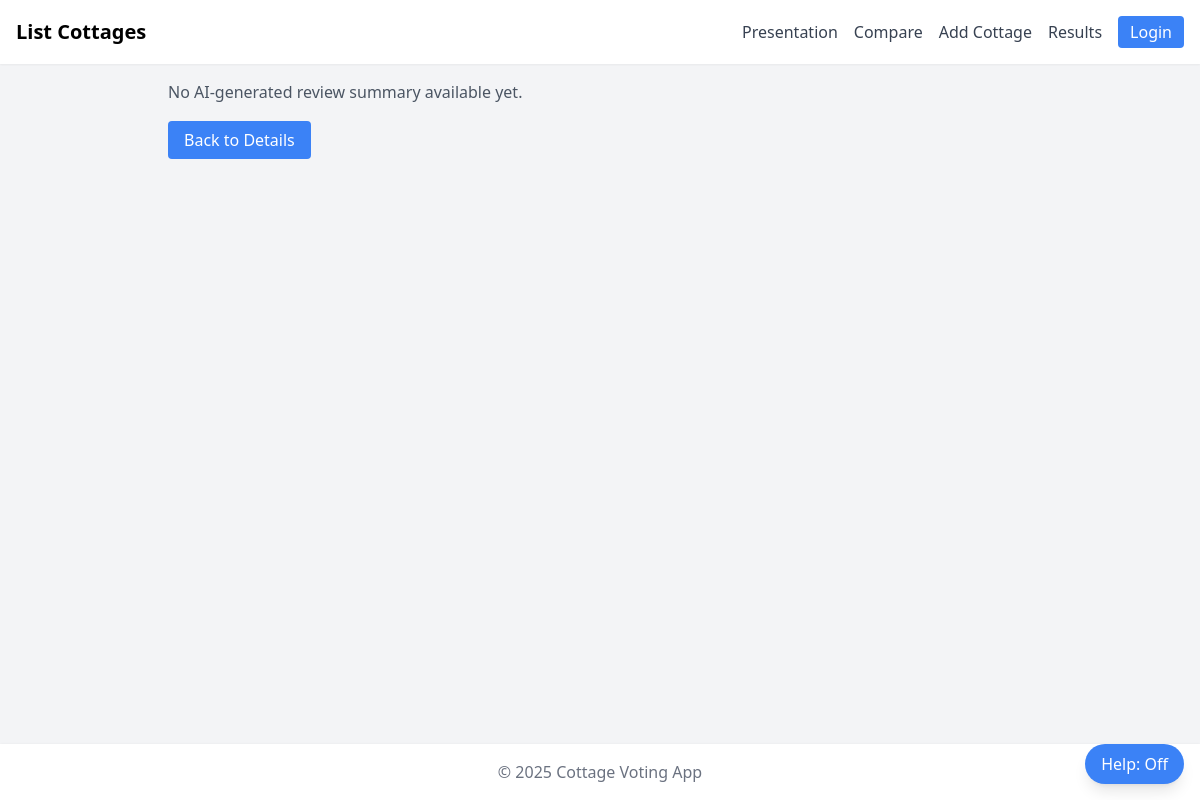
Page /reviews/17 on the earlier database version.
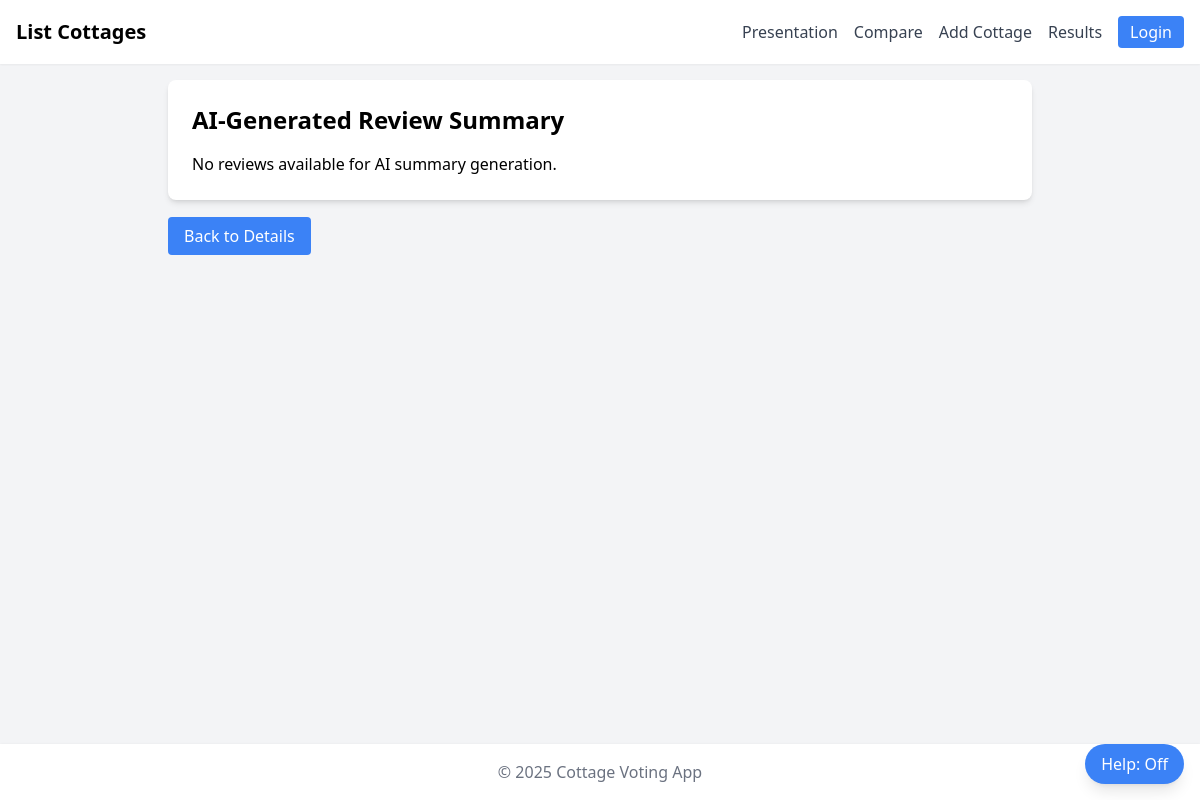
Same page on the later database version.
### tables this page shows
CREATE TABLE "cottages" (
	"id"	INTEGER,
	"name"	TEXT NOT NULL,
	"location"	TEXT,
	"price"	TEXT,
	"beds"	INTEGER DEFAULT 1,
	"dogs_allowed"	INTEGER DEFAULT 0,
	"image"	TEXT,
	"description"	TEXT,
	"submitted_by"	TEXT,
	"votes"	INTEGER DEFAULT 0,
	"created_at"	DATETIME DEFAULT (datetime('now')),
	"url"	TEXT,
	"hottub"	INTEGER DEFAULT 0,
	"secure_garden"	INTEGER DEFAULT 0,
	"ev_charging"	INTEGER DEFAULT 0,
	"parking"	INTEGER DEFAULT 0,
	"log_burner"	INTEGER DEFAULT 0,
	"high_chair"	INTEGER DEFAULT 0,
	"cot"	INTEGER DEFAULT 0,
	"  ai_review_summary TEXT,
"	TEXT, ai_review_summary TEXT,
	PRIMARY KEY("id" AUTOINCREMENT)
);

### app.py (the view)
@app.route('/reviews/<int:cottage_id>')
def reviews(cottage_id):
    db = get_db()
    cottage = db.execute(
        'SELECT * FROM cottages WHERE id = ?',
        (cottage_id,)
    ).fetchone()
    if cottage is None:
        return redirect(url_for('cottages'))
    return render_template('reviews.html', cottage=cottage)

### app.py (called while the page is built)
@app.context_processor
def inject_now():
    return {
        'now': datetime.now,
        'allow_admin_override': app.config.get('ALLOW_ADMIN_OVERRIDE', False),
        'admin_users': app.config.get('ADMIN_USERS', [])
    }

def get_db():
    db = getattr(g, '_database', None)
    if db is None:
        db = g._database = sqlite3.connect(app.config['DATABASE'])
        db.row_factory = sqlite3.Row
    return db

@app.teardown_appcontext
def close_connection(exception):
    db = getattr(g, '_database', None)
    if db is not None:
        db.close()

def _norm(name: str) -> str:
    return (name or "").strip().casefold()

def get_admins():
    env_list = [_norm(u) for u in os.environ.get("CC_ADMINS", "").split(",") if u.strip()]
    cfg_list = [_norm(u) for u in app.config.get("ADMIN_USERS", [])]
    return set(env_list + cfg_list)

def is_admin():
    return _norm(session.get("user_name")) in get_admins()

@app.context_processor
def inject_admin_flags():
    return {"is_admin": is_admin()}

### templates/reviews.html (shortened to what this page needs)
{% extends 'base.html' %}
{% block content %}
<div class="cottage-reviews max-w-4xl mx-auto p-4">
  {% if cottage.ai_review_summary %}
    <div class="review-summary bg-white p-6 rounded-lg shadow-md mb-6">
      <h2 class="text-2xl font-bold mb-4">AI-Generated Review Summary</h2>
      {{ cottage.ai_review_summary|safe }}
    </div>
  {% else %}
    <p class="text-gray-600 mb-6">No AI-generated review summary available yet.</p>
  {% endif %}
  <div class="actions">
    <a href="{{ url_for('cottage_detail', cottage_id=cottage.id) }}"
  class="bg-blue-500 hover:bg-blue-600 text-white px-4 py-2 rounded" data-tooltip="Return to the cottage details page.">
      Back to Details
    </a>
  </div>
</div>
{% endblock %}

### templates/base.html (shortened to what this page needs)
<!DOCTYPE html>
<html lang="en">
<head>
  <script src="https://cdn.tailwindcss.com"></script>
</head>
<body class="bg-gray-100 min-h-screen flex flex-col">
<nav class="bg-white shadow-sm p-4 flex justify-between items-center">
<div class="flex space-x-6">
    <a href="{{ url_for('cottages') }}" class="text-xl font-semibold" data-tooltip="Go to the cottages list">List Cottages</a>
</div>
  <div id="menuLinks" class="hidden md:flex flex-col md:flex-row md:items-center space-y-2 md:space-y-0 md:space-x-4 mt-3 md:mt-0 w-full md:w-auto">
    <a href="{{ url_for('view_presentation') }}" class="block w-full px-3 py-2 rounded odd:bg-white even:bg-gray-50 md:odd:bg-transparent md:even:bg-transparent md:w-auto md:px-0 md:py-0 text-gray-700 hover:text-gray-900" data-tooltip="View the presentation slides">Presentation</a>
    <a href="{{ url_for('compare') }}" class="block w-full px-3 py-2 rounded odd:bg-white even:bg-gray-50 md:odd:bg-transparent md:even:bg-transparent md:w-auto md:px-0 md:py-0 text-gray-700 hover:text-gray-900" data-tooltip="Compare cottages side by side">Compare</a>
    <a href="{{ url_for('add_cottage') }}" class="block w-full px-3 py-2 rounded odd:bg-white even:bg-gray-50 md:odd:bg-transparent md:even:bg-transparent md:w-auto md:px-0 md:py-0 text-gray-700 hover:text-gray-900" data-tooltip="Add a new cottage">Add Cottage</a>
    <a href="{{ url_for('results') }}" class="block w-full px-3 py-2 rounded odd:bg-white even:bg-gray-50 md:odd:bg-transparent md:even:bg-transparent md:w-auto md:px-0 md:py-0 text-gray-700 hover:text-gray-900" data-tooltip="View voting results">Results</a>
    {% if session.get('user_name') %}
      <div class="w-full md:w-auto">
        <a href="{{ url_for('logout') }}" class="block w-full text-center md:inline-block bg-red-500 hover:bg-red-600 text-white px-3 py-1 rounded" data-tooltip="Log out">Logout</a>
      </div>
    {% else %}
      <div class="w-full md:w-auto">
        <a href="{{ url_for('join') }}" class="block w-full text-center md:inline-block bg-blue-500 hover:bg-blue-600 text-white px-3 py-1 rounded" data-tooltip="Log in or join">Login</a>
      </div>
    {% endif %}
  </div>
</nav>
<button id="helpModeToggle"
        class="fixed bottom-4 right-4 z-50 bg-blue-500 hover:bg-blue-600 text-white px-4 py-2 rounded-full shadow-lg"
        data-tooltip="Toggle help mode (show inline help on hover)">
  <span id="helpModeStatus">Help: Off</span>
</button>
  <div class="flex-grow">
    {% block content %}{% endblock %}
  </div>
  <footer class="bg-white shadow mt-6">
    <div class="max-w-6xl mx-auto px-4 py-4 text-center text-gray-500">
      &copy; {{ now().year }} Cottage Voting App
    </div>
  </footer>
</body>
</html>

### templates/base.html (style rules this page uses)
[data-tooltip] { position: relative; }
[data-tooltip]::before { content: attr(data-tooltip); position: absolute; top: 100%; left: 50%; transform: translateX(-50%); background: #1f2937; color: #fff; padding: .4rem .6rem; border-radius: .375rem; font-size: .875rem; white-space: nowrap; opacity: 0; visibility: hidden; transition: opacity .15s ease; pointer-events: none; z-index: 50; margin-top: .35rem; }

Differences in the rows shown:
now on this page (row edited): cottages: ai_review_summary "No reviews available for AI summary generation."
Other differences:
text no longer shown: "No AI-generated review summary available yet."
text now shown: "AI-Generated Review Summary"
